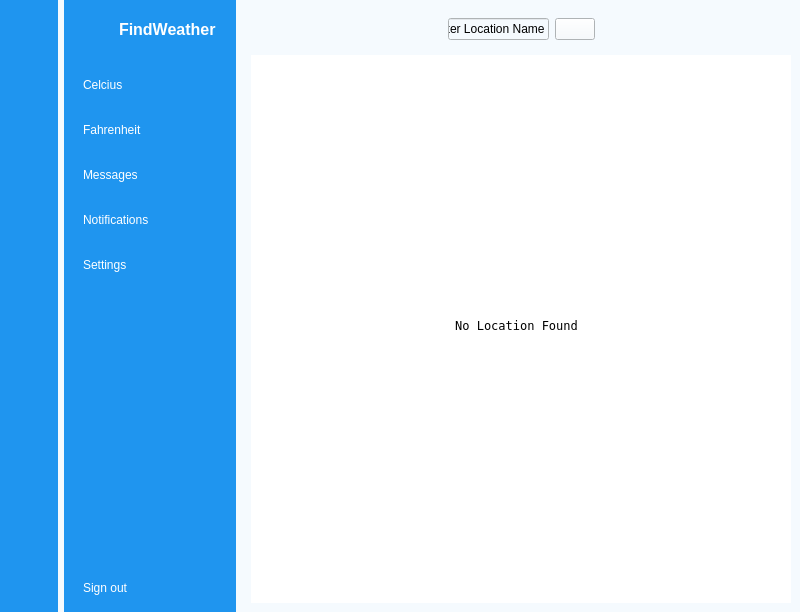
<?xml version="1.0" encoding="UTF-8"?>
<ui version="4.0">
 <class>MainWindow</class>
 <widget class="QMainWindow" name="MainWindow">
  <property name="geometry">
   <rect>
    <x>0</x>
    <y>0</y>
    <width>800</width>
    <height>612</height>
   </rect>
  </property>
  <property name="windowTitle">
   <string>MainWindow</string>
  </property>
  <property name="styleSheet">
   <string notr="true">background-color: rgb(245, 250, 254);</string>
  </property>
  <widget class="QWidget" name="centralwidget">
   <layout class="QGridLayout" name="gridLayout">
    <property name="leftMargin">
     <number>0</number>
    </property>
    <property name="topMargin">
     <number>0</number>
    </property>
    <property name="rightMargin">
     <number>0</number>
    </property>
    <property name="bottomMargin">
     <number>0</number>
    </property>
    <item row="0" column="2">
     <widget class="QWidget" name="main_menu" native="true">
      <layout class="QVBoxLayout" name="verticalLayout_5">
       <item>
        <widget class="QWidget" name="header_widget" native="true">
         <layout class="QHBoxLayout" name="horizontalLayout_4">
          <item>
           <widget class="QPushButton" name="menu">
            <property name="styleSheet">
             <string notr="true">border:none;</string>
            </property>
            <property name="text">
             <string/>
            </property>
            <property name="icon">
             <iconset resource="resources.qrc">
              <normaloff>:/images/menu.png</normaloff>:/images/menu.png</iconset>
            </property>
            <property name="iconSize">
             <size>
              <width>20</width>
              <height>20</height>
             </size>
            </property>
            <property name="checkable">
             <bool>true</bool>
            </property>
           </widget>
          </item>
          <item>
           <spacer name="horizontalSpacer_2">
            <property name="orientation">
             <enum>Qt::Orientation::Horizontal</enum>
            </property>
            <property name="sizeHint" stdset="0">
             <size>
              <width>158</width>
              <height>20</height>
             </size>
            </property>
           </spacer>
          </item>
          <item>
           <layout class="QHBoxLayout" name="horizontalLayout">
            <item>
             <widget class="QLineEdit" name="lineEdit">
              <property name="text">
               <string>Enter Location Name</string>
              </property>
             </widget>
            </item>
            <item>
             <widget class="QPushButton" name="pushButton_16">
              <property name="text">
               <string/>
              </property>
              <property name="icon">
               <iconset resource="resources.qrc">
                <normaloff>:/images/search.png</normaloff>:/images/search.png</iconset>
              </property>
             </widget>
            </item>
           </layout>
          </item>
          <item>
           <spacer name="horizontalSpacer">
            <property name="orientation">
             <enum>Qt::Orientation::Horizontal</enum>
            </property>
            <property name="sizeHint" stdset="0">
             <size>
              <width>157</width>
              <height>20</height>
             </size>
            </property>
           </spacer>
          </item>
          <item>
           <widget class="QPushButton" name="pushButton_14">
            <property name="styleSheet">
             <string notr="true">border:none;</string>
            </property>
            <property name="text">
             <string/>
            </property>
            <property name="icon">
             <iconset resource="resources.qrc">
              <normaloff>:/images/image.png</normaloff>:/images/image.png</iconset>
            </property>
           </widget>
          </item>
         </layout>
        </widget>
       </item>
       <item>
        <widget class="QStackedWidget" name="stackedWidget">
         <property name="styleSheet">
          <string notr="true">background-color: rgb(255, 255, 255);</string>
         </property>
         <property name="currentIndex">
          <number>1</number>
         </property>
         <widget class="QWidget" name="Celcius_page">
          <widget class="QLabel" name="celcius_label">
           <property name="geometry">
            <rect>
             <x>0</x>
             <y>0</y>
             <width>531</width>
             <height>541</height>
            </rect>
           </property>
           <property name="font">
            <font>
             <family>Fixedsys</family>
             <pointsize>9</pointsize>
             <italic>false</italic>
             <bold>false</bold>
            </font>
           </property>
           <property name="styleSheet">
            <string notr="true">font: 9pt &quot;Fixedsys&quot;;</string>
           </property>
           <property name="text">
            <string>No Location Found</string>
           </property>
           <property name="alignment">
            <set>Qt::AlignmentFlag::AlignCenter</set>
           </property>
          </widget>
         </widget>
         <widget class="QWidget" name="profile_page">
          <widget class="QLabel" name="fahrenheit_label">
           <property name="geometry">
            <rect>
             <x>0</x>
             <y>0</y>
             <width>531</width>
             <height>541</height>
            </rect>
           </property>
           <property name="font">
            <font>
             <family>Fixedsys</family>
             <pointsize>9</pointsize>
             <italic>false</italic>
             <bold>false</bold>
            </font>
           </property>
           <property name="styleSheet">
            <string notr="true">font: 9pt &quot;Fixedsys&quot;;</string>
           </property>
           <property name="text">
            <string>No Location Found</string>
           </property>
           <property name="alignment">
            <set>Qt::AlignmentFlag::AlignCenter</set>
           </property>
          </widget>
         </widget>
         <widget class="QWidget" name="notification_page">
          <widget class="QLabel" name="label_4">
           <property name="geometry">
            <rect>
             <x>150</x>
             <y>150</y>
             <width>241</width>
             <height>31</height>
            </rect>
           </property>
           <property name="font">
            <font>
             <pointsize>20</pointsize>
            </font>
           </property>
           <property name="text">
            <string>Notification Page</string>
           </property>
          </widget>
         </widget>
         <widget class="QWidget" name="messages_page">
          <widget class="QLabel" name="label_6">
           <property name="geometry">
            <rect>
             <x>180</x>
             <y>110</y>
             <width>241</width>
             <height>31</height>
            </rect>
           </property>
           <property name="font">
            <font>
             <pointsize>20</pointsize>
            </font>
           </property>
           <property name="text">
            <string>Messages Page</string>
           </property>
          </widget>
         </widget>
         <widget class="QWidget" name="settings_page">
          <widget class="QLabel" name="label_8">
           <property name="geometry">
            <rect>
             <x>170</x>
             <y>20</y>
             <width>241</width>
             <height>31</height>
            </rect>
           </property>
           <property name="font">
            <font>
             <pointsize>20</pointsize>
            </font>
           </property>
           <property name="text">
            <string>Settings Page</string>
           </property>
          </widget>
         </widget>
        </widget>
       </item>
      </layout>
     </widget>
    </item>
    <item row="0" column="0">
     <widget class="QWidget" name="icon_only_widget" native="true">
      <property name="styleSheet">
       <string notr="true">QWidget { 
	background-color: rgb(31, 149, 239);
}
QPushButton {
	color:white;
	border: none;
	height: 30px;
	border-radius:10px;
}
QPushButton:checked {
	background-color: #f5fafe;
	color:#1f95ef;
	font-weight:bold;
}</string>
      </property>
      <layout class="QVBoxLayout" name="verticalLayout_3">
       <item>
        <layout class="QHBoxLayout" name="horizontalLayout_3">
         <item>
          <widget class="QLabel" name="label">
           <property name="minimumSize">
            <size>
             <width>40</width>
             <height>40</height>
            </size>
           </property>
           <property name="maximumSize">
            <size>
             <width>40</width>
             <height>40</height>
            </size>
           </property>
           <property name="text">
            <string/>
           </property>
           <property name="pixmap">
            <pixmap resource="resources.qrc">:/images/profile_pic.png</pixmap>
           </property>
           <property name="scaledContents">
            <bool>true</bool>
           </property>
          </widget>
         </item>
        </layout>
       </item>
       <item>
        <layout class="QVBoxLayout" name="verticalLayout_2">
         <property name="spacing">
          <number>15</number>
         </property>
         <property name="topMargin">
          <number>15</number>
         </property>
         <item>
          <widget class="QPushButton" name="dashboard_button">
           <property name="text">
            <string/>
           </property>
           <property name="icon">
            <iconset resource="resources.qrc">
             <normaloff>:/images/celcius-white.png</normaloff>
             <normalon>:/images/celcius.png</normalon>:/images/celcius-white.png</iconset>
           </property>
           <property name="checkable">
            <bool>true</bool>
           </property>
           <property name="autoExclusive">
            <bool>true</bool>
           </property>
          </widget>
         </item>
         <item>
          <widget class="QPushButton" name="profile_button">
           <property name="text">
            <string/>
           </property>
           <property name="icon">
            <iconset>
             <normaloff>images/farenheit-white.png</normaloff>
             <normalon>:/images/fahrenheit.png</normalon>images/farenheit-white.png</iconset>
           </property>
           <property name="checkable">
            <bool>true</bool>
           </property>
           <property name="autoExclusive">
            <bool>true</bool>
           </property>
          </widget>
         </item>
         <item>
          <widget class="QPushButton" name="messages_button">
           <property name="text">
            <string/>
           </property>
           <property name="icon">
            <iconset resource="resources.qrc">
             <normaloff>:/images/messages_white.png</normaloff>
             <normalon>:/images/messages.png</normalon>:/images/messages_white.png</iconset>
           </property>
           <property name="checkable">
            <bool>true</bool>
           </property>
           <property name="autoExclusive">
            <bool>true</bool>
           </property>
          </widget>
         </item>
         <item>
          <widget class="QPushButton" name="notification_button">
           <property name="text">
            <string/>
           </property>
           <property name="icon">
            <iconset resource="resources.qrc">
             <normaloff>:/images/notifications_white.png</normaloff>
             <normalon>:/images/notifications.png</normalon>:/images/notifications_white.png</iconset>
           </property>
           <property name="checkable">
            <bool>true</bool>
           </property>
           <property name="autoExclusive">
            <bool>true</bool>
           </property>
          </widget>
         </item>
         <item>
          <widget class="QPushButton" name="settings_button">
           <property name="text">
            <string/>
           </property>
           <property name="icon">
            <iconset resource="resources.qrc">
             <normaloff>:/images/settings_white.png</normaloff>
             <normalon>:/images/settings.png</normalon>:/images/settings_white.png</iconset>
           </property>
           <property name="checkable">
            <bool>true</bool>
           </property>
           <property name="autoExclusive">
            <bool>true</bool>
           </property>
          </widget>
         </item>
        </layout>
       </item>
       <item>
        <spacer name="verticalSpacer">
         <property name="orientation">
          <enum>Qt::Orientation::Vertical</enum>
         </property>
         <property name="sizeHint" stdset="0">
          <size>
           <width>20</width>
           <height>275</height>
          </size>
         </property>
        </spacer>
       </item>
       <item>
        <widget class="QPushButton" name="sign_out_button">
         <property name="text">
          <string/>
         </property>
         <property name="icon">
          <iconset resource="resources.qrc">
           <normaloff>:/images/log_out_white.png</normaloff>
           <normalon>:/images/log_out.png</normalon>:/images/log_out_white.png</iconset>
         </property>
         <property name="checkable">
          <bool>true</bool>
         </property>
         <property name="autoExclusive">
          <bool>true</bool>
         </property>
        </widget>
       </item>
      </layout>
     </widget>
    </item>
    <item row="0" column="1">
     <widget class="QWidget" name="icon_name_widget" native="true">
      <property name="styleSheet">
       <string notr="true">QWidget { 
	background-color: rgb(31, 149, 239);
	color:white;
}
QPushButton {
	color:white;
	text-align:left;
	height: 30px;
	border: none;
	padding-left: 10px;
	border-top-left-radius:10px;
	border-bottom-left-radius:10px;
}

QPushButton:checked {
	background-color: #f5fafe;
	color:#1f95ef;
	font-weight:bold;
}</string>
      </property>
      <layout class="QVBoxLayout" name="verticalLayout_4">
       <property name="rightMargin">
        <number>0</number>
       </property>
       <item>
        <layout class="QHBoxLayout" name="horizontalLayout_2">
         <property name="rightMargin">
          <number>20</number>
         </property>
         <item>
          <widget class="QLabel" name="label_2">
           <property name="minimumSize">
            <size>
             <width>40</width>
             <height>40</height>
            </size>
           </property>
           <property name="maximumSize">
            <size>
             <width>40</width>
             <height>40</height>
            </size>
           </property>
           <property name="text">
            <string/>
           </property>
           <property name="pixmap">
            <pixmap resource="resources.qrc">:/images/profile_pic.png</pixmap>
           </property>
           <property name="scaledContents">
            <bool>true</bool>
           </property>
          </widget>
         </item>
         <item>
          <widget class="QLabel" name="label_3">
           <property name="font">
            <font>
             <pointsize>12</pointsize>
             <bold>true</bold>
            </font>
           </property>
           <property name="text">
            <string>FindWeather</string>
           </property>
          </widget>
         </item>
        </layout>
       </item>
       <item>
        <layout class="QVBoxLayout" name="verticalLayout">
         <property name="spacing">
          <number>15</number>
         </property>
         <property name="topMargin">
          <number>15</number>
         </property>
         <item>
          <widget class="QPushButton" name="dashboard_button_2">
           <property name="text">
            <string>Celcius</string>
           </property>
           <property name="icon">
            <iconset resource="resources.qrc">
             <normaloff>:/images/celcius-white.png</normaloff>
             <normalon>:/images/celcius.png</normalon>:/images/celcius-white.png</iconset>
           </property>
           <property name="checkable">
            <bool>true</bool>
           </property>
           <property name="autoExclusive">
            <bool>true</bool>
           </property>
          </widget>
         </item>
         <item>
          <widget class="QPushButton" name="profile_button_2">
           <property name="text">
            <string>Fahrenheit</string>
           </property>
           <property name="icon">
            <iconset>
             <normaloff>images/farenheit-white.png</normaloff>
             <normalon>images/fahrenheit.png</normalon>images/farenheit-white.png</iconset>
           </property>
           <property name="checkable">
            <bool>true</bool>
           </property>
           <property name="autoExclusive">
            <bool>true</bool>
           </property>
          </widget>
         </item>
         <item>
          <widget class="QPushButton" name="messages_button_2">
           <property name="text">
            <string>Messages</string>
           </property>
           <property name="icon">
            <iconset resource="resources.qrc">
             <normaloff>:/images/messages_white.png</normaloff>
             <normalon>:/images/messages.png</normalon>:/images/messages_white.png</iconset>
           </property>
           <property name="checkable">
            <bool>true</bool>
           </property>
           <property name="autoExclusive">
            <bool>true</bool>
           </property>
          </widget>
         </item>
         <item>
          <widget class="QPushButton" name="notification_button_2">
           <property name="text">
            <string>Notifications</string>
           </property>
           <property name="icon">
            <iconset resource="resources.qrc">
             <normaloff>:/images/notifications_white.png</normaloff>
             <normalon>:/images/notifications.png</normalon>:/images/notifications_white.png</iconset>
           </property>
           <property name="checkable">
            <bool>true</bool>
           </property>
           <property name="autoExclusive">
            <bool>true</bool>
           </property>
          </widget>
         </item>
         <item>
          <widget class="QPushButton" name="settings_button_2">
           <property name="text">
            <string>Settings</string>
           </property>
           <property name="icon">
            <iconset resource="resources.qrc">
             <normaloff>:/images/settings_white.png</normaloff>
             <normalon>:/images/settings.png</normalon>:/images/settings_white.png</iconset>
           </property>
           <property name="checkable">
            <bool>true</bool>
           </property>
           <property name="autoExclusive">
            <bool>true</bool>
           </property>
          </widget>
         </item>
        </layout>
       </item>
       <item>
        <spacer name="verticalSpacer_2">
         <property name="orientation">
          <enum>Qt::Orientation::Vertical</enum>
         </property>
         <property name="sizeHint" stdset="0">
          <size>
           <width>20</width>
           <height>275</height>
          </size>
         </property>
        </spacer>
       </item>
       <item>
        <widget class="QPushButton" name="sign_out_button_2">
         <property name="text">
          <string>Sign out</string>
         </property>
         <property name="icon">
          <iconset resource="resources.qrc">
           <normaloff>:/images/log_out_white.png</normaloff>
           <normalon>:/images/log_out.png</normalon>:/images/log_out_white.png</iconset>
         </property>
         <property name="checkable">
          <bool>true</bool>
         </property>
         <property name="autoExclusive">
          <bool>true</bool>
         </property>
        </widget>
       </item>
      </layout>
     </widget>
    </item>
   </layout>
  </widget>
 </widget>
 <resources>
  <include location="resources.qrc"/>
 </resources>
 <connections>
  <connection>
   <sender>menu</sender>
   <signal>toggled(bool)</signal>
   <receiver>icon_only_widget</receiver>
   <slot>setHidden(bool)</slot>
   <hints>
    <hint type="sourcelabel">
     <x>287</x>
     <y>40</y>
    </hint>
    <hint type="destinationlabel">
     <x>31</x>
     <y>340</y>
    </hint>
   </hints>
  </connection>
  <connection>
   <sender>menu</sender>
   <signal>toggled(bool)</signal>
   <receiver>icon_name_widget</receiver>
   <slot>setVisible(bool)</slot>
   <hints>
    <hint type="sourcelabel">
     <x>287</x>
     <y>40</y>
    </hint>
    <hint type="destinationlabel">
     <x>195</x>
     <y>388</y>
    </hint>
   </hints>
  </connection>
  <connection>
   <sender>settings_button</sender>
   <signal>toggled(bool)</signal>
   <receiver>settings_button_2</receiver>
   <slot>setChecked(bool)</slot>
   <hints>
    <hint type="sourcelabel">
     <x>29</x>
     <y>264</y>
    </hint>
    <hint type="destinationlabel">
     <x>95</x>
     <y>265</y>
    </hint>
   </hints>
  </connection>
  <connection>
   <sender>notification_button</sender>
   <signal>toggled(bool)</signal>
   <receiver>notification_button_2</receiver>
   <slot>setChecked(bool)</slot>
   <hints>
    <hint type="sourcelabel">
     <x>23</x>
     <y>220</y>
    </hint>
    <hint type="destinationlabel">
     <x>123</x>
     <y>224</y>
    </hint>
   </hints>
  </connection>
  <connection>
   <sender>messages_button</sender>
   <signal>toggled(bool)</signal>
   <receiver>messages_button_2</receiver>
   <slot>setChecked(bool)</slot>
   <hints>
    <hint type="sourcelabel">
     <x>26</x>
     <y>174</y>
    </hint>
    <hint type="destinationlabel">
     <x>100</x>
     <y>178</y>
    </hint>
   </hints>
  </connection>
  <connection>
   <sender>profile_button</sender>
   <signal>toggled(bool)</signal>
   <receiver>profile_button_2</receiver>
   <slot>setChecked(bool)</slot>
   <hints>
    <hint type="sourcelabel">
     <x>32</x>
     <y>133</y>
    </hint>
    <hint type="destinationlabel">
     <x>100</x>
     <y>138</y>
    </hint>
   </hints>
  </connection>
  <connection>
   <sender>dashboard_button</sender>
   <signal>toggled(bool)</signal>
   <receiver>dashboard_button_2</receiver>
   <slot>setChecked(bool)</slot>
   <hints>
    <hint type="sourcelabel">
     <x>33</x>
     <y>90</y>
    </hint>
    <hint type="destinationlabel">
     <x>106</x>
     <y>93</y>
    </hint>
   </hints>
  </connection>
  <connection>
   <sender>dashboard_button_2</sender>
   <signal>toggled(bool)</signal>
   <receiver>dashboard_button</receiver>
   <slot>setChecked(bool)</slot>
   <hints>
    <hint type="sourcelabel">
     <x>91</x>
     <y>75</y>
    </hint>
    <hint type="destinationlabel">
     <x>37</x>
     <y>79</y>
    </hint>
   </hints>
  </connection>
  <connection>
   <sender>profile_button_2</sender>
   <signal>toggled(bool)</signal>
   <receiver>profile_button</receiver>
   <slot>setChecked(bool)</slot>
   <hints>
    <hint type="sourcelabel">
     <x>88</x>
     <y>121</y>
    </hint>
    <hint type="destinationlabel">
     <x>37</x>
     <y>122</y>
    </hint>
   </hints>
  </connection>
  <connection>
   <sender>messages_button_2</sender>
   <signal>toggled(bool)</signal>
   <receiver>messages_button</receiver>
   <slot>setChecked(bool)</slot>
   <hints>
    <hint type="sourcelabel">
     <x>103</x>
     <y>164</y>
    </hint>
    <hint type="destinationlabel">
     <x>36</x>
     <y>167</y>
    </hint>
   </hints>
  </connection>
  <connection>
   <sender>notification_button_2</sender>
   <signal>toggled(bool)</signal>
   <receiver>notification_button</receiver>
   <slot>setChecked(bool)</slot>
   <hints>
    <hint type="sourcelabel">
     <x>84</x>
     <y>212</y>
    </hint>
    <hint type="destinationlabel">
     <x>38</x>
     <y>212</y>
    </hint>
   </hints>
  </connection>
  <connection>
   <sender>settings_button_2</sender>
   <signal>toggled(bool)</signal>
   <receiver>settings_button</receiver>
   <slot>setChecked(bool)</slot>
   <hints>
    <hint type="sourcelabel">
     <x>93</x>
     <y>256</y>
    </hint>
    <hint type="destinationlabel">
     <x>39</x>
     <y>255</y>
    </hint>
   </hints>
  </connection>
  <connection>
   <sender>sign_out_button</sender>
   <signal>toggled(bool)</signal>
   <receiver>MainWindow</receiver>
   <slot>close()</slot>
   <hints>
    <hint type="sourcelabel">
     <x>30</x>
     <y>582</y>
    </hint>
    <hint type="destinationlabel">
     <x>34</x>
     <y>696</y>
    </hint>
   </hints>
  </connection>
  <connection>
   <sender>sign_out_button_2</sender>
   <signal>toggled(bool)</signal>
   <receiver>MainWindow</receiver>
   <slot>close()</slot>
   <hints>
    <hint type="sourcelabel">
     <x>120</x>
     <y>596</y>
    </hint>
    <hint type="destinationlabel">
     <x>114</x>
     <y>669</y>
    </hint>
   </hints>
  </connection>
 </connections>
</ui>
